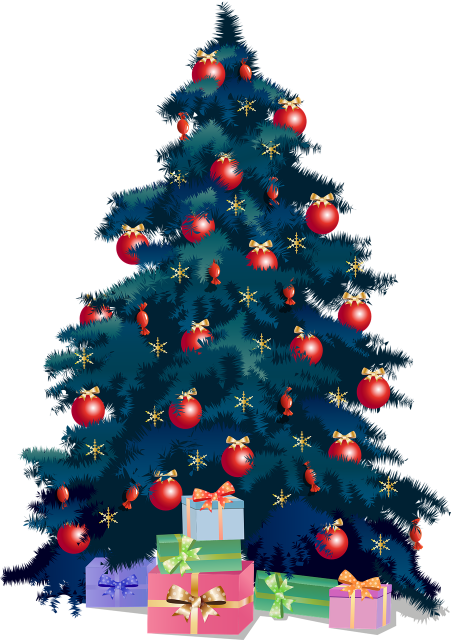
#> input picture Pixabay/christmas-tree-5776765_1280.png, 901 x 1280 px (shown at 1/2 size)
$ jupyter execute --allow-errors 'Posters&Cards.ipynb'   (older library calls are emulated)
#> lines starting #> are read from the running program, lines starting #| are printed output that depends on the picture
### Pixabay/invitatin_cards.py
def invitation_card(host, date, time, venue, guest):
    return f"""\t\t\t\tDear {guest},
       You are Cordially invited to my
           Graduation ceremony!

            Date: {date}
            Venue: {venue}
            Time: {time}

        Looking forward to  Celebrating
        this special day with you.

                Warm regards,
         {host}."""


# Graduation details
graduation_date = "2nd October, 2025"
graduation_venue = "Kitengela Gardens"
graduation_time = "10:00"
host_name = " Mulwa Kitala Jeremiah"

my_people = ["John", "Isaac", "Matthew", "Elizabeth"]

invites = []
for friend in my_people:
    invitation = invitation_card(host_name, graduation_date, graduation_time,
                                graduation_venue, friend)
    invites.append(invitation)
# print("\nNo of invitations: ", len(invites))

### Pixabay/Posters&Cards.ipynb
[cell 1]
from PIL import Image, ImageDraw, ImageFont
from  invitatin_cards import invites
import IPython.display as ipd
from pathlib import Path
import os

INVITATION CARDS

[cell 2]
# Canvas dimensions (1080x1920 for portrait mode)
canvas_width, canvas_height = 500, 500
bg_color = (255, 250, 200)  # Vibrant background 255, 250, 200

# Create the canvas
canvas = Image.new("RGB", (canvas_width, canvas_height), color=bg_color)
draw = ImageDraw.Draw(canvas)

# Font setup
try:
    font = ImageFont.truetype("arial.ttf", size=50)
except IOError:
    font = ImageFont.load_default()

# Text for the title
title_text = "Merry Christmas!"
title_color = (255, 0, 50)

# Calculate text size using textbbox
text_bbox = draw.textbbox((0, 0), title_text, font=font)
#> text_bbox = (0, 9, 432, 57)
text_width = text_bbox[2] - text_bbox[0]
#> text_width = 432
text_height = text_bbox[3] - text_bbox[1]
#> text_height = 48
title_x = (canvas_width - text_width) // 2
#> title_x = 34
title_y = 0  # Top margin
draw.text((title_x, title_y), title_text, fill=title_color, font=font)

# Load decorations
xmas_tree_left_top = Image.open("christmas-tree-5776765_1280.png").resize((150, 150))
xmas_tree_center = Image.open("christmas-tree-6781088_1280.png").resize((300, 300))
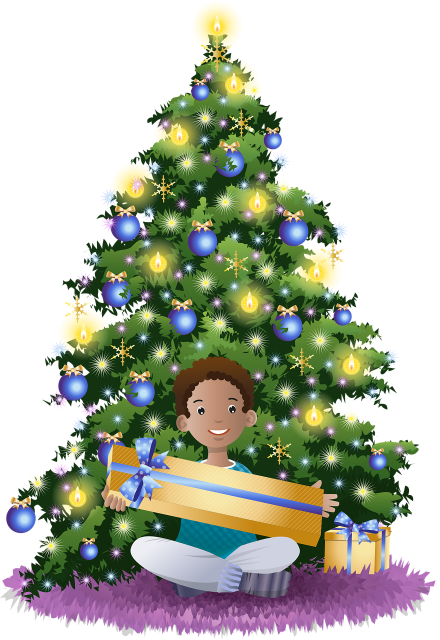
#> input picture Pixabay/christmas-tree-6781088_1280.png, 880 x 1280 px (shown at 1/2 size)
# father_xmas = Image.open("party_emoji.png").resize((100, 100))

# Add balloons/trees to the top corners
canvas.paste(xmas_tree_left_top, (50, 50), xmas_tree_left_top)  # Top-left corner
canvas.paste(xmas_tree_left_top, (canvas_width - 200, 50), xmas_tree_left_top)  # Top-right corner

# Add a X_mas tree to the center
center_x = (canvas_width - 280) // 2
center_y = (canvas_height - 280) // 2
canvas.paste(xmas_tree_center, (center_x, center_y), xmas_tree_center)

# # Add party emojis to the bottom corners
# canvas.paste(father_xmas, (50, canvas_height - 150), father_xmas)  # Bottom-left
# canvas.paste(father_xmas, (canvas_width - 150, canvas_height - 150), father_xmas)  # Bottom-right

# Additional details (event info)
event_text = "Wishing you a,\nMerry Chritmas\nand\n Happy new Year."
# event_text = str(invites[2])
event_color = (0, 0, 0)

# Define a font to a path
font_path = Path(r"Allura-Regular.ttf") # BriemHand-ExtraBold.ttf
font_size = 20 # 15
# Allura,Briem_Hand,Indie_Flower,Pacifico/Allura/Allura-Regular.ttf
print("Font path:", font_path)

try:
    if os.path.exists(font_path):
        font = ImageFont.truetype(font_path, font_size)
        print("Font loaded successfully!")
    else:
        print("Font file does not exist!")
except OSError as err:
    print("An error occurred:", str(err))
event_font = ImageFont.truetype(font_path, size=font_size)
# Calculate text size using textbbox
text_bbox = draw.textbbox((0, 0), event_text, font=event_font)
#> text_bbox = (0, 4, 172, 92)
event_width = text_bbox[2] - text_bbox[0]
#> event_width = 172
event_height = text_bbox[3] - text_bbox[1]
#> event_height = 88
event_x = (canvas_width - event_width) // 2
#> event_x = 164
event_y = canvas_height - 100 # Near bottom
draw.multiline_text((event_x, event_y), event_text, fill=event_color, font=event_font, align="center")

# Save and show the poster
canvas.save("X_mas_wish.png")
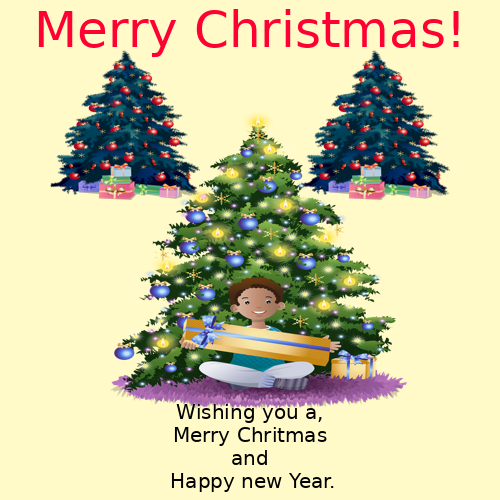
#> saved as X_mas_wish.png: PIL image 500x500 RGB; mean R, G, B 206, 201, 163.9
ipd.Image("X_mas_wish.png")

SPECIAL X_MAS

[cell 3]
# Canvas dimensions (1080x1920 for portrait mode)
canvas_width, canvas_height = 500, 500
bg_color = (255, 255, 255)  # Vibrant background 255, 250, 200

# Create the canvas
canvas = Image.new("RGB", (canvas_width, canvas_height), color=bg_color)
#> canvas: PIL image 500x500 RGB; every value is 255
draw = ImageDraw.Draw(canvas)

# Font setup
try:
    font = ImageFont.truetype("arial.ttf", size=50)
except IOError:
    font = ImageFont.load_default()

# Text for the title
title_text = "Merry Christmas!"
title_color = (255, 0, 50)

# Calculate text size using textbbox
text_bbox = draw.textbbox((0, 0), title_text, font=font)
#> text_bbox = (0, 9, 432, 57)
text_width = text_bbox[2] - text_bbox[0]
text_height = text_bbox[3] - text_bbox[1]
title_x = (canvas_width - text_width) // 2
title_y = 0  # Top margin
draw.text((title_x, title_y), title_text, fill=title_color, font=font)

# Load decorations
xmas_tree_left_top = Image.open("christmas-tree-5776765_1280.png").resize((150, 150))
#> (the rest of this cell did not finish here and is left out)

INVITATIONS

[cell 4]
# Canvas dimensions (1080x1920 for portrait mode)
canvas_width, canvas_height = 500, 500
#> canvas_width = 500; canvas_height = 500
bg_color = (0, 0, 0) # Black  # Vibrant background 255, 250, 200

# Create the canvas
canvas = Image.new("RGB", (canvas_width, canvas_height), color=bg_color)
#> canvas: PIL image 500x500 RGB; every value is 0
draw = ImageDraw.Draw(canvas)

# Font setup
try:
    font = ImageFont.truetype("arial.ttf", size=50)
except IOError:
    font = ImageFont.load_default()

# Text for the title
title_text = "You are Invited!"
title_color = (255, 0, 50)

# Calculate text size using textbbox
text_bbox = draw.textbbox((0, 0), title_text, font=font)
#> text_bbox = (-1, 9, 391, 48)
text_width = text_bbox[2] - text_bbox[0]
#> text_width = 392
text_height = text_bbox[3] - text_bbox[1]
#> text_height = 39
title_x = (canvas_width - text_width) // 2
#> title_x = 54
title_y = 0  # Top margin
draw.text((title_x, title_y), title_text, fill=title_color, font=font)

# Making a photo transparent for layering
# Load the image
image_path = r"Screenshot_2024_1202_093101.jpg"
img = Image.open(image_path).convert("RGBA")
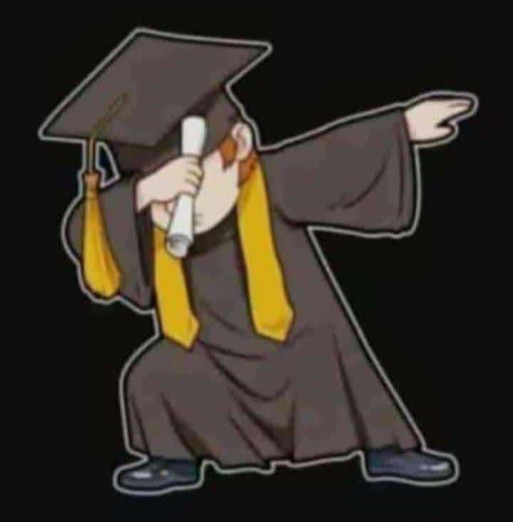
#> input picture Pixabay/Screenshot_2024_1202_093101.jpg, 513 x 522 px

# Get pixel data
pixels = img.getdata()

# Define the color to make transparent (e.g., white)
background_color = (255, 255, 255)  # RGB value of white

# Create a new pixel data list
new_pixels = []
for pixel in pixels:
    #Check if the pixel matches the background color
    if pixel[:3] == background_color:
        # Make this pixel transparent
        new_pixels.append((255, 255, 255, 0))  # Fully transparent
    else:
        # Keep the pixel as is
        new_pixels.append(pixel)
#> after the loop, new_pixels = 267786 items

# Update the image with the new pixels
img.putdata(new_pixels)

 # Save the image with a transparent background
img.save("output_image_with_transparency.png", "PNG")

# Load decorations
gown_top = Image.open("gown_transparent.png").resize((150, 150))
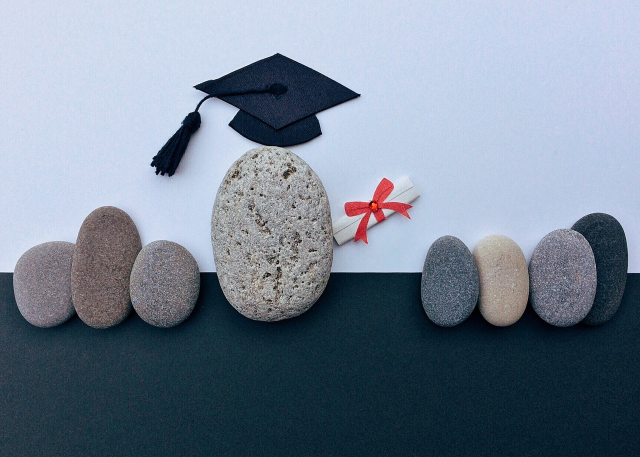
#> input picture Pixabay/gown_transparent.png, 1280 x 914 px (shown at 1/2 size)
center_pic = Image.open("output_image_with_transparency.png").resize((300, 300))
# father_xmas = Image.open("party_emoji.png").resize((100, 100))

# Add balloons/trees to the top corners
canvas.paste(gown_top, (50, 50), gown_top)  # Top-left corner
canvas.paste(gown_top, (canvas_width - 200, 50), gown_top)  # Top-right corner

# Add a X_mas tree to the center
center_x = (canvas_width - 280) // 2
#> center_x = 110
center_y = (canvas_height - 50) // 2
#> center_y = 225
canvas.paste(center_pic, (center_x, center_y), center_pic)

# # Add party emojis to the bottom corners
# canvas.paste(father_xmas, (50, canvas_height - 150), father_xmas)  # Bottom-left
# canvas.paste(father_xmas, (canvas_width - 150, canvas_height - 150), father_xmas)  # Bottom-right

# Additional details (event info)
event_text = invites [2]
event_color = (255, 255, 255)

# Define a font to a path
font_path = Path(r"Allura-Regular.ttf") # BriemHand-ExtraBold.ttf
font_size = 35 # 15
# Allura,Briem_Hand,Indie_Flower,Pacifico/Allura/Allura-Regular.ttf
print("Font path:", font_path)

try:
    if os.path.exists(font_path):
        font = ImageFont.truetype(font_path, font_size)
        print("Font loaded successfully!")
    else:
        print("Font file does not exist!")
except OSError as err:
    print("An error occurred:", str(err))
event_font = ImageFont.truetype(font_path, size=font_size)
# Calculate text size using textbbox
text_bbox = draw.textbbox((0, 0), event_text, font=event_font)
#> text_bbox = (0, 6, 642, 484)
event_width = text_bbox[2] - text_bbox[0]
#> event_width = 642
event_height = text_bbox[3] - text_bbox[1]
#> event_height = 478
event_x = (canvas_width - event_width) // 2
#> event_x = -71
event_y = (canvas_height - event_width) // 2  # Near the bottom
#> event_y = -71
draw.multiline_text((event_x, event_y), event_text, fill=event_color, font=event_font, align="center")

# Save and show the poster
canvas.save("invitation_2.png")
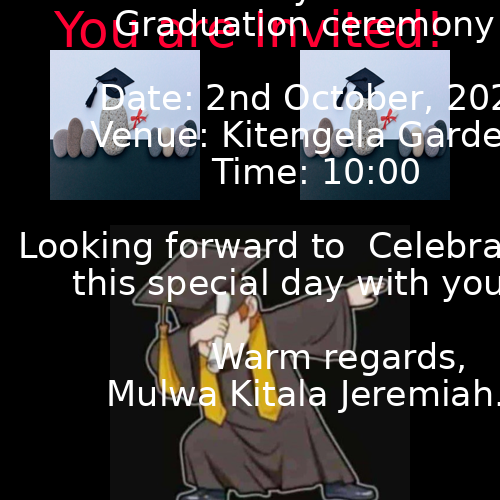
#> saved as invitation_2.png: PIL image 500x500 RGB; mean R, G, B 60.5, 57.7, 58.7
ipd.Image("invitation_2.png")

INVITATION 2

[cell 5]
# Canvas dimensions (1080x1920 for portrait mode)
canvas_width, canvas_height = 500, 500
bg_color = (255, 250, 200)  # 0, 0, 0 Black  # Vibrant background "cornflowerblue" (255, 255, 255)

# Create the canvas
canvas = Image.new("RGB", (canvas_width, canvas_height), color=bg_color)
draw = ImageDraw.Draw(canvas)

# Font setup
try:
    font = ImageFont.truetype("arial.ttf", size=50)
except IOError:
    font = ImageFont.load_default()

# Text for the title
title_text = "You are Invited!"
title_color = (255, 0, 50)

# Calculate text size using textbbox
text_bbox = draw.textbbox((0, 0), title_text, font=font)
#> text_bbox = (-1, 9, 391, 48)
text_width = text_bbox[2] - text_bbox[0]
text_height = text_bbox[3] - text_bbox[1]
title_x = (canvas_width - text_width) // 2
title_y = 0  # Top margin
draw.text((title_x, title_y), title_text, fill=title_color, font=font)

# Making a photo transparent for layering
# Load the image
image_path = r"books-3322275_1280.jpg"
img = Image.open(image_path).resize((1280, 1280)).convert("RGBA")
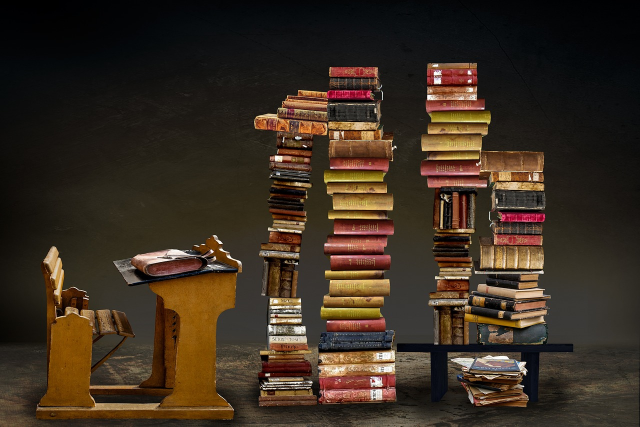
#> input picture Pixabay/books-3322275_1280.jpg, 1280 x 853 px (shown at 1/2 size)
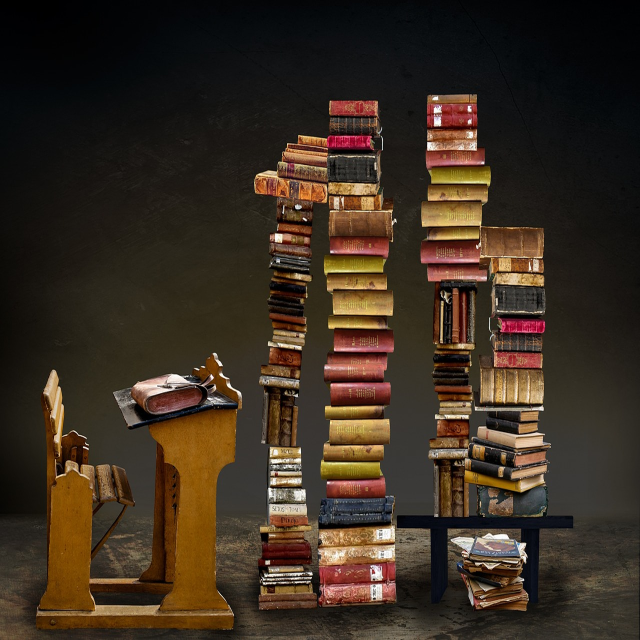
#> img: PIL image 1280x1280 RGBA (shown at 1/2 size); mean R, G, B, A 58.6, 45.4, 32.5, 255

# Get pixel data
pixels = img.getdata()

# Define the color to make transparent (e.g., white)
background_color = (255, 255, 255)  # RGB value of white

# Create a new pixel data list
new_pixels = []
for pixel in pixels:
    #Check if the pixel matches the background color
    if pixel[:3] == background_color:
        # Make this pixel transparent
        new_pixels.append((255, 255, 255, 0))  # Fully transparent
    else:
        # Keep the pixel as is
        new_pixels.append(pixel)
#> after the loop, new_pixels = 1638400 items

# Update the image with the new pixels
img.putdata(new_pixels)

 # Save the image with a transparent background
img.save("books-3322275_1280_transparent.jpg", "PNG")

# Load decorations
gown_left_top = Image.open("gown_transparent.png").resize((100, 100))
center_pic = Image.open("books-3322275_1280_transparent.jpg").resize((280, 280))
#> center_pic: PIL image 280x280 RGBA
graduation_cake = Image.open("grad_cake_transparent.png").resize((70, 70))
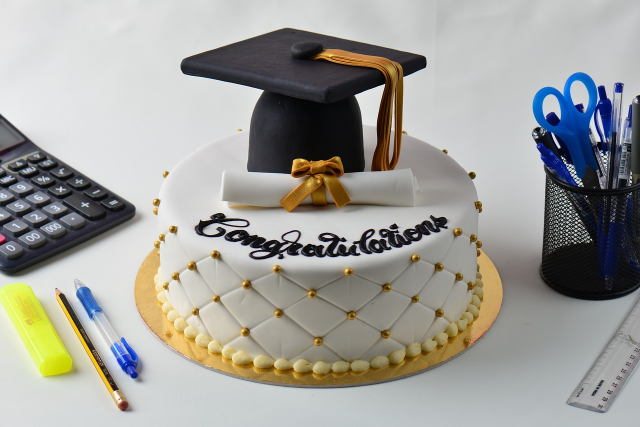
#> input picture Pixabay/grad_cake_transparent.png, 1280 x 854 px (shown at 1/2 size)

# Add decorations to the top corners
canvas.paste(gown_left_top, (50, 50), gown_left_top)  # Top-left corner
canvas.paste(gown_left_top, (canvas_width - 150, 50), gown_left_top)  # Top-right corner

# Add a MainPic tree to the center
center_x = (canvas_width - 300) // 2
center_y = (canvas_height - 250) // 2
canvas.paste(center_pic, (center_x, center_y), center_pic)

# Add party emojis to the bottom corners
canvas.paste(graduation_cake, (50, canvas_height - 150), graduation_cake)  # Bottom-left
canvas.paste(graduation_cake, (canvas_width - 150, canvas_height - 150), graduation_cake)  # Bottom-right
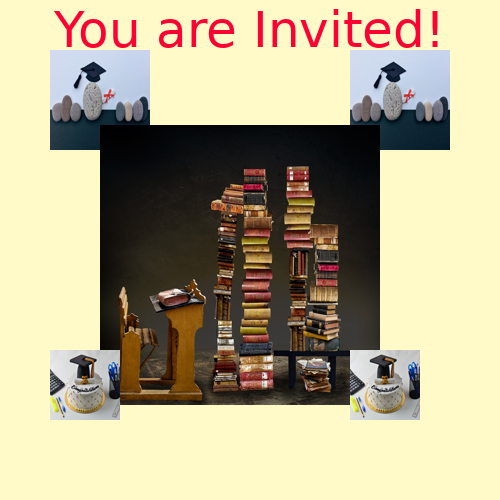
#> canvas: PIL image 500x500 RGB; mean R, G, B 182.9, 173, 142.2

# Additional details (event info)
event_text = invites [2]
event_color = (0, 100, 200)  # 255, 255, 255 (0, 0, 0)

# Define a font to a path
font_path = Path(r"Allura-Regular.ttf") # BriemHand-ExtraBold.ttf
font_size = 35 # 15
# Allura,Briem_Hand,Indie_Flower,Pacifico/Allura/Allura-Regular.ttf
print("Font path:", font_path)

try:
    if os.path.exists(font_path):
        font = ImageFont.truetype(font_path, font_size)
        print("Font loaded successfully!")
    else:
        print("Font file does not exist!")
except OSError as err:
    print("An error occurred:", str(err))
event_font = ImageFont.truetype(font_path, size=font_size)
# Calculate text size using textbbox
text_bbox = draw.textbbox((0, 0), event_text, font=event_font)
#> text_bbox = (0, 6, 642, 484)
event_width = text_bbox[2] - text_bbox[0]
event_height = text_bbox[3] - text_bbox[1]
event_x = (canvas_width - event_width) // 2
event_y = (canvas_height - event_width) // 2  # Near the bottom
draw.multiline_text((event_x, event_y), event_text, fill=event_color, font=event_font, align="center")

# Save and show the poster
canvas.save("invitation.png")
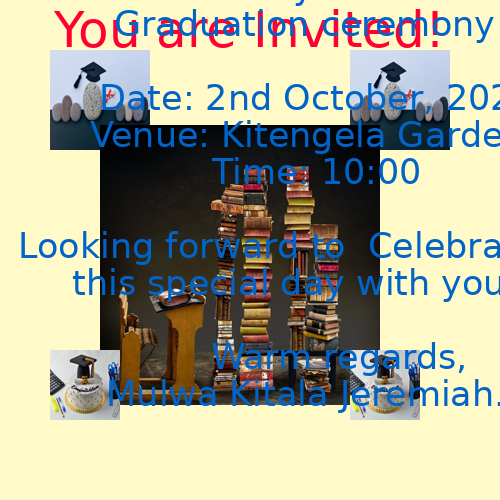
#> saved as invitation.png: PIL image 500x500 RGB; mean R, G, B 170.2, 170.1, 149.6
ipd.Image("invitation.png")
